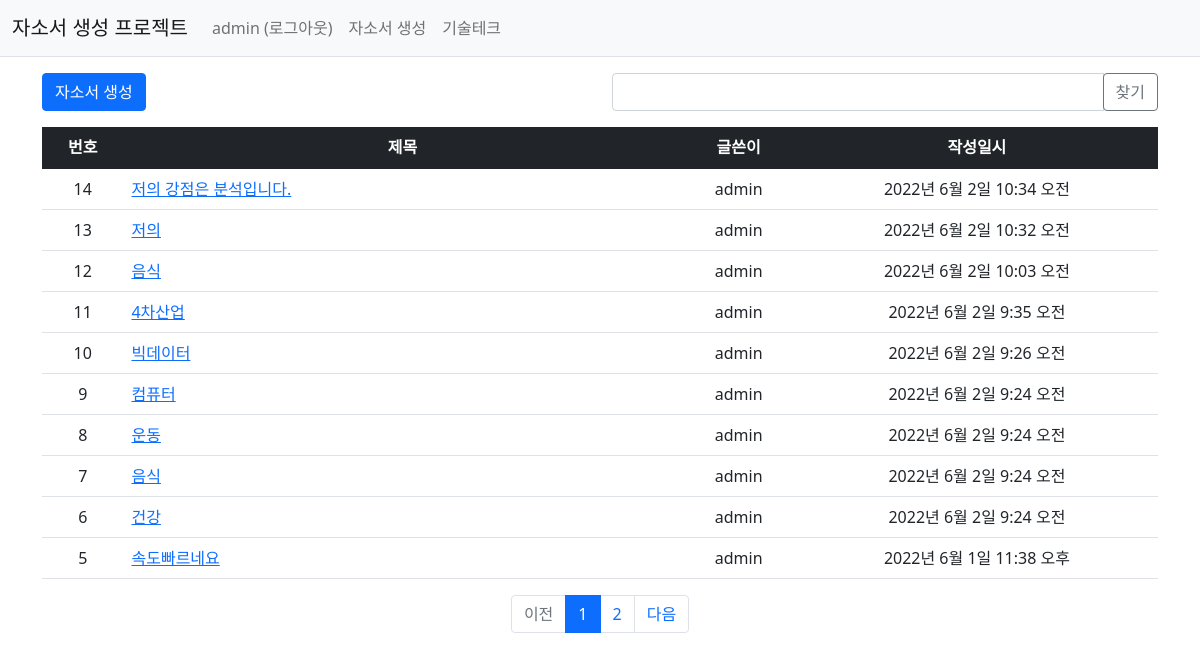
Screenshot of /test/ (signed in) with the database file from the repository.
### test/models.py (models this page shows)
class Question(models.Model):
    author = models.ForeignKey(User, on_delete=models.CASCADE, related_name='author_question')
    subject = models.CharField(max_length=100)
    content = models.TextField()
    modify_date = models.DateTimeField(null=True, blank=True) # 수정일자
    create_date = models.DateTimeField()
    voter = models.ManyToManyField(User, related_name='voter_question')

### test/views/base_views.py (the view, shortened to what this page needs)
# urls.py: path('', base_views.index,name='index'),
def index(request):
    page = request.GET.get('page', '1')  # Default 페이지 가져오기
    kw = request.GET.get('kw', '')  # 검색어
    question_list = Question.objects.order_by('-create_date') # 게시글 객체 작성순으로 가져오기
    paginator = Paginator(question_list, 10)  # 페이지 객체에 10개씩 데이터 저장하기
    page_obj = paginator.get_page(page) # 해당 페이지에 맞는 데이터 가져오기
    context = {'question_list': page_obj, 'page': page, 'kw': kw} #전해줄 데이터
    return render(request, 'test/question_list.html',context)

### test/templatetags/test_filter.py (called while the page is built)
@register.filter
def sub(value, arg):
    return value - arg

### templates/test/question_list.html (shortened to what this page needs)
{% extends 'base.html' %}
{% load test_filter %}
{% block content %}
{% load static %}
<div class="container my-3">
    <div class="row my-3">
        <div class="col-6">
            <a href="{% url 'test:question_create' %}" class="btn btn-primary">자소서 생성</a>
        </div>
        <div class="col-6">
            <div class="input-group">
                <input type="text" id="search_kw" class="form-control" value="{{ kw|default_if_none:'' }}">
                <div class="input-group-append">
                    <button class="btn btn-outline-secondary" type="button" id="btn_search">찾기</button>
                </div>
            </div>
        </div>
    </div>
    <table class="table">
        <thead>
        <tr class="text-center table-dark">
            <th>번호</th>
            <th style="width:50%">제목</th>
            <th>글쓴이</th>
            <th>작성일시</th>
        </tr>
        </thead>
        <tbody>
        {% if question_list %}
        {% for question in question_list %}
        <tr class="text-center">
            <td>
                {{ question_list.paginator.count|sub:question_list.start_index|sub:forloop.counter0|add:1 }}
            </td>
            <td class="text-start">
                <a href="{% url 'test:detail' question.id %}">{{ question.subject }}</a>
            </td>
            <td>{{ question.author.username }}</td>
            <td>{{ question.create_date }}</td>
        </tr>
        {% endfor %}
        {% else %}
        <tr>
            <td colspan="4">질문이 없습니다.</td>
        </tr>
        {% endif %}
        </tbody>
    </table>
    <ul class="pagination justify-content-center">
        {% if question_list.has_previous %}
        <li class="page-item">
            <a class="page-link" data-page="{{ question_list.previous_page_number }}"
           href="javascript:void(0)">이전</a>
        </li>
        {% else %}
        <li class="page-item disabled">
            <a class="page-link" tabindex="-1" aria-disabled="true" href="#">이전</a>
        </li>
        {% endif %}
        {% for page_number in question_list.paginator.page_range %}
        {% if page_number >= question_list.number|add:-5 and page_number <= question_list.number|add:5 %}
        {% if page_number == question_list.number %}
        <li class="page-item active" aria-current="page">
            <a class="page-link" data-page="{{ page_number }}"
           href="javascript:void(0)">{{ page_number }}</a>
        </li>
        {% else %}
        <li class="page-item">
            <a class="page-link" data-page="{{ page_number }}"
           href="javascript:void(0)">{{ page_number }}</a>
        </li>
        {% endif %}
        {% endif %}
        {% endfor %}
        {% if question_list.has_next %}
        <li class="page-item">
            <a class="page-link" data-page="{{ question_list.next_page_number }}"
           href="javascript:void(0)">다음</a>
        </li>
        {% else %}
        <li class="page-item disabled">
            <a class="page-link" tabindex="-1" aria-disabled="true" href="#">다음</a>
        </li>
        {% endif %}
    </ul>
</div>
{% endblock %}

### templates/navbar.html (shortened to what this page needs)
<nav class="navbar navbar-expand-lg navbar-light bg-light border-bottom">
    <div class="container-fluid">
        <a class="navbar-brand" href="{% url 'test:index' %}">자소서 생성 프로젝트</a>
        <div class="collapse navbar-collapse" id="navbarSupportedContent">
            <ul class="navbar-nav me-auto mb-2 mb-lg-0">
                <li class="nav-item">
                    {% if user.is_authenticated %}
                    <a class="nav-link" href="{% url 'common:logout' %}">{{ user.username }} (로그아웃)</a>
                    {% else %}
                    <a class="nav-link" href="{% url 'common:login' %}">로그인</a>
                    {% endif %}
                </li>
                <li class="nav-item">
                    <a class="nav-link" href="{% url 'test:question_create' %}">자소서 생성</a>
                </li>
                <li class="nav-item">
                    <a class="nav-link" href="{% url 'test:tech' %}">기술테크</a>
                </li>
            </ul>
        </div>
    </div>
</nav>

### rows the page displays
Question: paginator.count|sub "14", subject "저의 강점은 분석입니다.", author.username "admin", create_date "2022년 6월 2일 10:34 오전"
Question: paginator.count|sub "13", subject "저의", author.username "admin", create_date "2022년 6월 2일 10:32 오전"
Question: paginator.count|sub "12", subject "음식", author.username "admin", create_date "2022년 6월 2일 10:03 오전"
Question: paginator.count|sub "11", subject "4차산업", author.username "admin", create_date "2022년 6월 2일 9:35 오전"
Question: paginator.count|sub "10", subject "빅데이터", author.username "admin", create_date "2022년 6월 2일 9:26 오전"
Question: paginator.count|sub "9", subject "컴퓨터", author.username "admin", create_date "2022년 6월 2일 9:24 오전"
Question: paginator.count|sub "8", subject "운동", author.username "admin", create_date "2022년 6월 2일 9:24 오전"
Question: paginator.count|sub "7", subject "음식", author.username "admin", create_date "2022년 6월 2일 9:24 오전"
Question: paginator.count|sub "6", subject "건강", author.username "admin", create_date "2022년 6월 2일 9:24 오전"
Question: paginator.count|sub "5", subject "속도빠르네요", author.username "admin", create_date "2022년 6월 1일 11:38 오후"

### other values shown
{{ user.username }} "admin"
{{ page_number }} "1"
{{ page_number }} "2"
